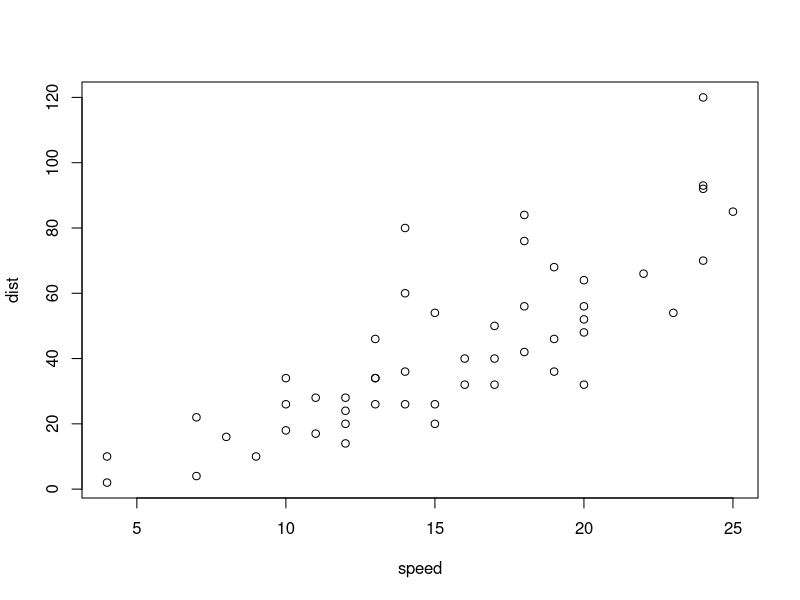
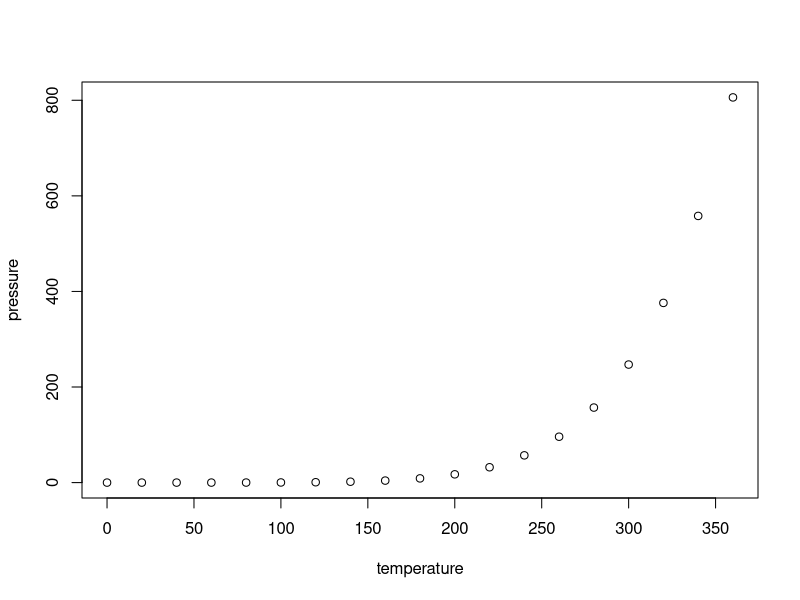
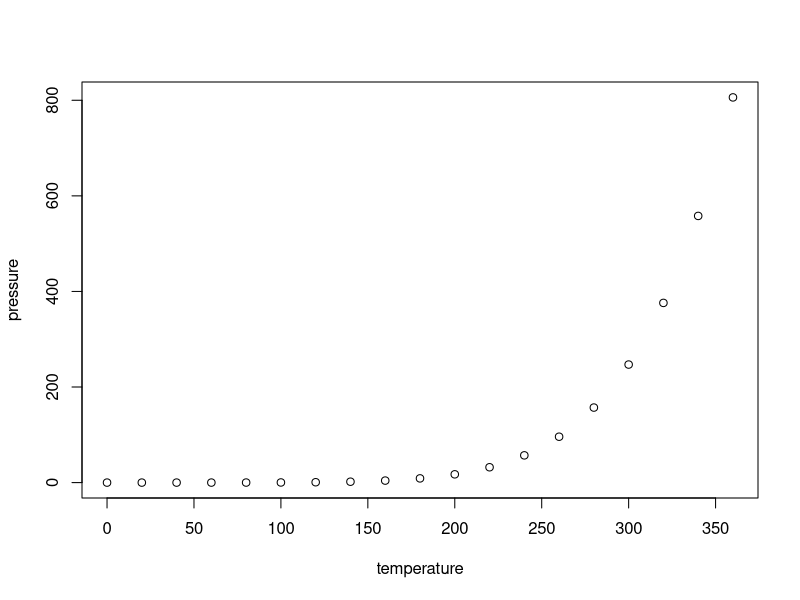
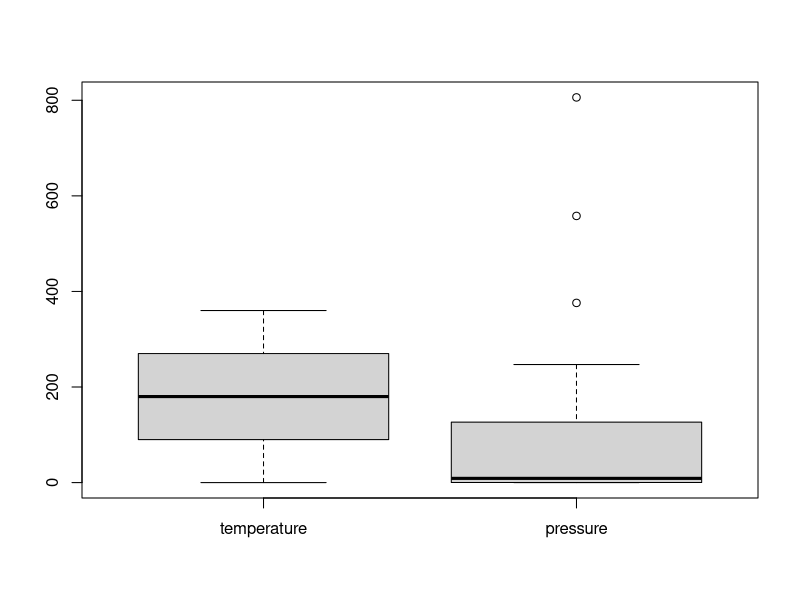

Write the R code that produced these figures, in order.
## ---- chunk 1
#\ title: Cars Plot
plot(cars)
## ---- chunk 2
str(cars)
## ---- chunk 3
summary(cars)
## ---- chunk 4
#\ title: Pressure Plot
plot(pressure)
## ---- chunk 5
#\ title: Pressure Plot
plot(pressure)
## ---- chunk 6
#\ title: Pressure Plot
boxplot(pressure)
